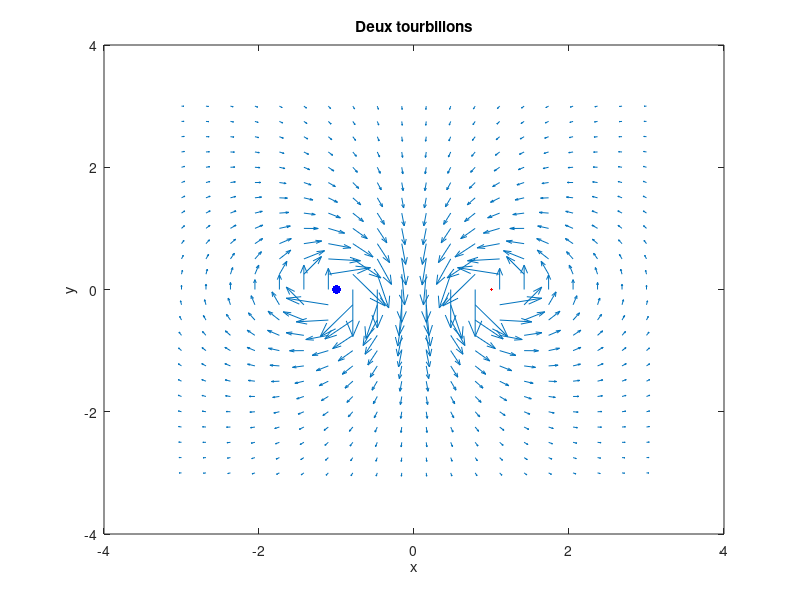

MATLAB code for this plot:
clear all
close all
clc

% 2D grid
x=linspace(-3,3,20);
y=linspace(-3,3,25);
[X,Y]=meshgrid(x,y);


% vortex positions
x1=1; y1=0; g1=1;
x2=-1; y2=0; g2=-1;


% the velocity field for each vortex
u1=-g1*(Y-y1)./(2*pi*((X-x1).^2+(Y-y1).^2+0.05));
v1=g1*(X-x1)./(2*pi*((X-x1).^2+(Y-y1).^2+0.05));
u2=-g2*(Y-y2)./(2*pi*((X-x2).^2+(Y-y2).^2+0.05));
v2=g2*(X-x2)./(2*pi*((X-x2).^2+(Y-y2).^2+0.05));
% sum of the velocity fields

u=u1+u2;
v=v1+v2;

% graph
drawnow
quiver(X,Y,u,v,2); hold on
plot(x1,y1,'r.',x2,y2,'b.','markersize',20)
hold off
xlabel('x'); ylabel('y');
title('Deux tourbillons');
